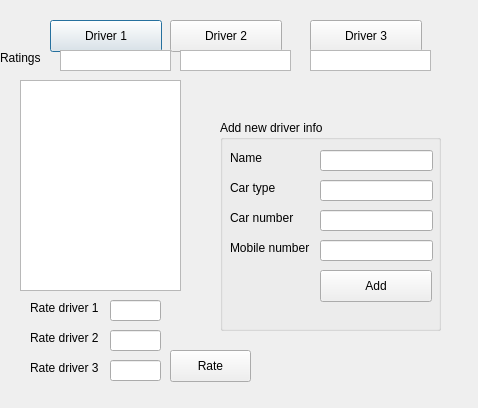
<?xml version="1.0" encoding="UTF-8"?>
<ui version="4.0">
 <class>driverInfo</class>
 <widget class="QDialog" name="driverInfo">
  <property name="geometry">
   <rect>
    <x>0</x>
    <y>0</y>
    <width>478</width>
    <height>408</height>
   </rect>
  </property>
  <property name="windowTitle">
   <string>Dialog</string>
  </property>
  <widget class="QPushButton" name="pushButton">
   <property name="geometry">
    <rect>
     <x>50</x>
     <y>20</y>
     <width>112</width>
     <height>32</height>
    </rect>
   </property>
   <property name="text">
    <string>Driver 1</string>
   </property>
  </widget>
  <widget class="QPushButton" name="pushButton_2">
   <property name="geometry">
    <rect>
     <x>170</x>
     <y>20</y>
     <width>112</width>
     <height>32</height>
    </rect>
   </property>
   <property name="text">
    <string>Driver 2</string>
   </property>
  </widget>
  <widget class="QPushButton" name="pushButton_3">
   <property name="geometry">
    <rect>
     <x>310</x>
     <y>20</y>
     <width>112</width>
     <height>32</height>
    </rect>
   </property>
   <property name="text">
    <string>Driver 3</string>
   </property>
  </widget>
  <widget class="QTextBrowser" name="textBrowser">
   <property name="geometry">
    <rect>
     <x>20</x>
     <y>80</y>
     <width>161</width>
     <height>211</height>
    </rect>
   </property>
  </widget>
  <widget class="QGroupBox" name="groupBox">
   <property name="geometry">
    <rect>
     <x>220</x>
     <y>120</y>
     <width>221</width>
     <height>211</height>
    </rect>
   </property>
   <property name="title">
    <string>Add new driver info</string>
   </property>
   <widget class="QLabel" name="label">
    <property name="geometry">
     <rect>
      <x>10</x>
      <y>30</y>
      <width>58</width>
      <height>16</height>
     </rect>
    </property>
    <property name="text">
     <string>Name</string>
    </property>
   </widget>
   <widget class="QLabel" name="label_2">
    <property name="geometry">
     <rect>
      <x>10</x>
      <y>60</y>
      <width>58</width>
      <height>16</height>
     </rect>
    </property>
    <property name="text">
     <string>Car type</string>
    </property>
   </widget>
   <widget class="QLabel" name="label_3">
    <property name="geometry">
     <rect>
      <x>10</x>
      <y>90</y>
      <width>71</width>
      <height>16</height>
     </rect>
    </property>
    <property name="text">
     <string>Car number</string>
    </property>
   </widget>
   <widget class="QLabel" name="label_4">
    <property name="geometry">
     <rect>
      <x>10</x>
      <y>120</y>
      <width>91</width>
      <height>16</height>
     </rect>
    </property>
    <property name="text">
     <string>Mobile number</string>
    </property>
   </widget>
   <widget class="QLineEdit" name="lineEdit_name">
    <property name="geometry">
     <rect>
      <x>100</x>
      <y>30</y>
      <width>113</width>
      <height>21</height>
     </rect>
    </property>
   </widget>
   <widget class="QLineEdit" name="lineEdit_cartype">
    <property name="geometry">
     <rect>
      <x>100</x>
      <y>60</y>
      <width>113</width>
      <height>21</height>
     </rect>
    </property>
   </widget>
   <widget class="QLineEdit" name="lineEdit_carnumber">
    <property name="geometry">
     <rect>
      <x>100</x>
      <y>90</y>
      <width>113</width>
      <height>21</height>
     </rect>
    </property>
   </widget>
   <widget class="QLineEdit" name="lineEdit_number">
    <property name="geometry">
     <rect>
      <x>100</x>
      <y>120</y>
      <width>113</width>
      <height>21</height>
     </rect>
    </property>
   </widget>
   <widget class="QPushButton" name="pushButton_4">
    <property name="geometry">
     <rect>
      <x>100</x>
      <y>150</y>
      <width>112</width>
      <height>32</height>
     </rect>
    </property>
    <property name="text">
     <string>Add</string>
    </property>
   </widget>
  </widget>
  <widget class="QLabel" name="label_5">
   <property name="geometry">
    <rect>
     <x>30</x>
     <y>300</y>
     <width>81</width>
     <height>16</height>
    </rect>
   </property>
   <property name="text">
    <string>Rate driver 1</string>
   </property>
  </widget>
  <widget class="QLineEdit" name="lineEdit">
   <property name="geometry">
    <rect>
     <x>110</x>
     <y>300</y>
     <width>51</width>
     <height>21</height>
    </rect>
   </property>
  </widget>
  <widget class="QLabel" name="label_6">
   <property name="geometry">
    <rect>
     <x>30</x>
     <y>330</y>
     <width>81</width>
     <height>16</height>
    </rect>
   </property>
   <property name="text">
    <string>Rate driver 2</string>
   </property>
  </widget>
  <widget class="QLineEdit" name="lineEdit_2">
   <property name="geometry">
    <rect>
     <x>110</x>
     <y>330</y>
     <width>51</width>
     <height>21</height>
    </rect>
   </property>
  </widget>
  <widget class="QLabel" name="label_7">
   <property name="geometry">
    <rect>
     <x>30</x>
     <y>360</y>
     <width>81</width>
     <height>16</height>
    </rect>
   </property>
   <property name="text">
    <string>Rate driver 3</string>
   </property>
  </widget>
  <widget class="QLineEdit" name="lineEdit_3">
   <property name="geometry">
    <rect>
     <x>110</x>
     <y>360</y>
     <width>51</width>
     <height>21</height>
    </rect>
   </property>
  </widget>
  <widget class="QPushButton" name="pushButton_5">
   <property name="geometry">
    <rect>
     <x>170</x>
     <y>350</y>
     <width>81</width>
     <height>32</height>
    </rect>
   </property>
   <property name="text">
    <string>Rate</string>
   </property>
  </widget>
  <widget class="QLabel" name="label_8">
   <property name="geometry">
    <rect>
     <x>0</x>
     <y>50</y>
     <width>58</width>
     <height>16</height>
    </rect>
   </property>
   <property name="text">
    <string>Ratings</string>
   </property>
  </widget>
  <widget class="QListWidget" name="listWidget_2">
   <property name="geometry">
    <rect>
     <x>180</x>
     <y>50</y>
     <width>111</width>
     <height>21</height>
    </rect>
   </property>
  </widget>
  <widget class="QListWidget" name="listWidget_3">
   <property name="geometry">
    <rect>
     <x>310</x>
     <y>50</y>
     <width>121</width>
     <height>21</height>
    </rect>
   </property>
  </widget>
  <widget class="QListWidget" name="listWidget">
   <property name="geometry">
    <rect>
     <x>60</x>
     <y>50</y>
     <width>111</width>
     <height>21</height>
    </rect>
   </property>
  </widget>
 </widget>
 <resources/>
 <connections/>
</ui>
